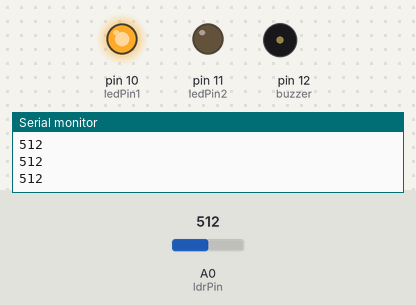
The sketch below on a simulated Arduino Uno, built with avr-gcc and run on an emulated ATmega328P. Shown: output pins drawn as LEDs (lit = HIGH), buzzer (waves = sounding, pin HIGH), the last lines printed to the serial monitor. Inputs (shaded band) come from the test bench; at power-on: A0 (ldrPin) = 512.

Above: at 1.2 s.
1.3 s: A0 (ldrPin) set to 583
2.8 s: A0 (ldrPin) set to 607
At 3.4 s:
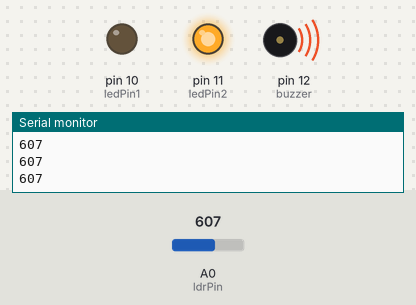
4.3 s: A0 (ldrPin) set to 787
5.8 s: A0 (ldrPin) set to 807
At 6.9 s:
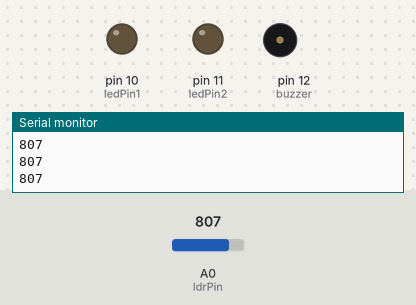
7.3 s: A0 (ldrPin) set to 790
At 7.9 s:
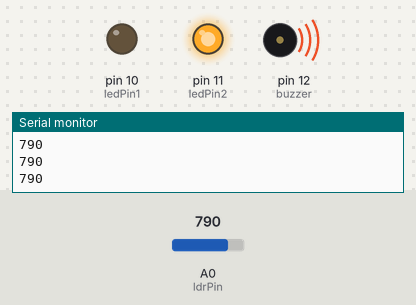
8.8 s: A0 (ldrPin) set to 810
At 9.2 s:
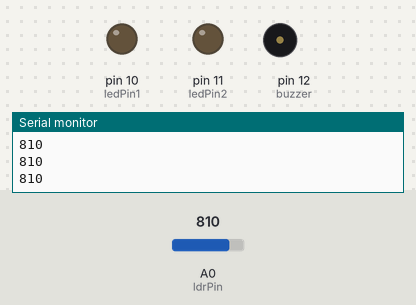
Timing chart, 0 to 11.3 s (numbered marks = the images above; inputs shaded):
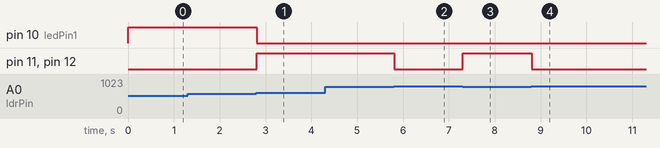

The sketch:

Ldr_Based_Sequrity_System.ino
```cpp
const int ldrPin = A0;
const int ledPin1 = 10;
const int  buzzer = 12;
const int ledPin2 = 11;


int ldrValue = 0;
int ldrlevel1 = 600;
int ldrlevel2 = 800;


void setup() {
  Serial.begin(9600);
  pinMode(ledPin1, OUTPUT);
  pinMode(buzzer, OUTPUT);
  pinMode(ledPin2, OUTPUT);
}

void loop() {
  ldrValue = analogRead(ldrPin);
  Serial.println(ldrValue);
  if (ldrValue < ldrlevel1) {
     digitalWrite(ledPin1, HIGH);
    digitalWrite(buzzer, LOW);
    digitalWrite(ledPin2, LOW);
  }
  else if (ldrValue < ldrlevel2) {

    digitalWrite(ledPin1, LOW);
    digitalWrite(buzzer, HIGH);
    digitalWrite(ledPin2, HIGH);
  }
  else {
    digitalWrite(ledPin1, LOW);
    digitalWrite(buzzer, LOW);
    digitalWrite(ledPin2, LOW);
  }
}
```

Measured:
- the behaviour switches between 599 and 600 on A0 (ldrPin) (found by bisection; images 0 and 1)
- the behaviour switches between 799 and 800 on A0 (ldrPin) (found by bisection; images 1 and 2)
- after the input at 2.8 s, pin 10 (ledPin1): HIGH → LOW at once; pin 11 (ledPin2), pin 12 (buzzer): LOW → HIGH at once
- after the input at 5.8 s, pin 11 (ledPin2), pin 12 (buzzer): HIGH → LOW at once
- after the input at 7.3 s, pin 11 (ledPin2), pin 12 (buzzer): LOW → HIGH at once
- after the input at 8.8 s, pin 11 (ledPin2), pin 12 (buzzer): HIGH → LOW at once
